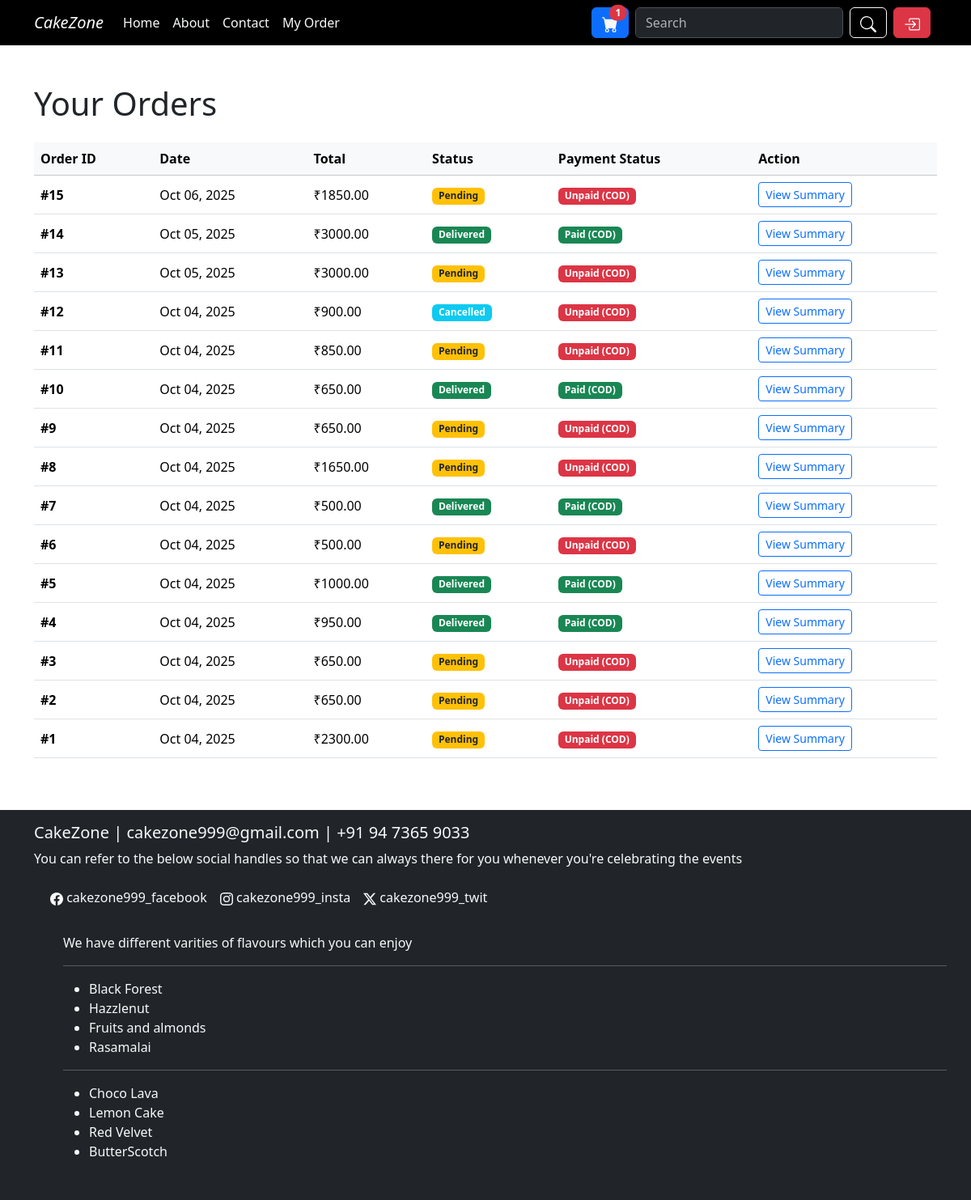
The page /app/order/track/ (signed in) on the database its author committed.
### cakeapp/models.py (models this page shows, shortened)
class Order(models.Model):
    STATUS_CHOICES = [
        ('Pending', 'Pending'),
        ('Paid', 'Paid'),
        ('Shipped', 'Shipped'),
        ('Delivered', 'Delivered'),
        ('Cancelled', 'Cancelled'),
    ]
    PAYMENT_STATUS_CHOICES = (
        ('Unpaid', 'Unpaid (COD)'),
        ('Paid', 'Paid (COD/Online)'),
        ('Failed', 'Payment Failed'),
        ('Refunded', 'Refunded'),
    )
    user = models.ForeignKey(User, on_delete=models.CASCADE)
    full_name = models.CharField(max_length=200, default="")
    address = models.TextField()
    city = models.CharField(max_length=100, default="")
    zipcode = models.CharField(max_length=20, default="")
    phone = models.CharField(max_length=20, default="")
    total_amount = models.DecimalField(max_digits=10, decimal_places=2)
    status = models.CharField(max_length=20, choices=STATUS_CHOICES, default="Pending")
    created_at = models.DateTimeField(auto_now_add=True)
    payment_status = models.CharField(
        max_length=20,
        choices=PAYMENT_STATUS_CHOICES,
        default='Unpaid'
    )

### cakeapp/views.py (the view)
# urls.py: path("order/track/", views.order_tracker, name="order_tracker"),
@login_required
def order_tracker(request):
    orders = Order.objects.filter(user=request.user).order_by('-created_at')
    return render(request, "order_tracker.html", {"orders": orders})

### cakeapp/context_processors.py (called while the page is built)
def cart_count(request):
    if request.user.is_authenticated:
        return {'cart_count': Cart.objects.filter(user=request.user).count()}
    return {'cart_count': 0}

### templates/order_tracker.html (shortened to what this page needs)
{% extends "base.html" %}
{% block content %}
<div class="container my-5">
    <h1 class="mb-4">Your Orders</h1>
    {% if orders %}
        <div class="table-responsive">
            <table class="table table-hover align-middle">
                <thead class="table-light">
                    <tr>
                        <th scope="col">Order ID</th>
                        <th scope="col">Date</th>
                        <th scope="col">Total</th>
                        <th scope="col">Status</th>
                        <th scope="col">Payment Status</th>
                        <th scope="col">Action</th>
                    </tr>
                </thead>
                <tbody>
                    {% for order in orders %}
                    <tr>
                        <td class="fw-bold">#{{ order.id }}</td>
                        <td>{{ order.created_at|date:"M d, Y" }}</td>
                        <td>₹{{ order.total_amount|floatformat:2 }}</td>
                        <td>
                            <span class="badge
                                {% if order.status == 'Delivered' %}bg-success{% elif order.status == 'Pending' %}bg-warning text-dark{% else %}bg-info{% endif %}">
                                {{ order.status }}
                            </span>
                        </td>
                        <td>
                            {% if order.status == 'Delivered' %}
                                <span class="badge bg-success">Paid (COD)</span>
                            {% else %}
                                <span class="badge bg-danger">Unpaid (COD)</span>
                            {% endif %}
                        </td>
                        <td>
                            <a href="{% url 'order_summary' order_id=order.id %}" class="btn btn-sm btn-outline-primary">
                                View Summary
                            </a>
                        </td>
                    </tr>
                    {% endfor %}
                </tbody>
            </table>
        </div>
    {% else %}
        <div class="alert alert-info">
            You haven't placed any orders yet. <a href="{% url 'home' %}" class="alert-link">Start shopping now!</a>
        </div>
    {% endif %}
</div>
{% endblock %}

### templates/base.html (style rules this page uses)
* { padding: 0; box-sizing: border-box; }

### rows shown on the page
Order: id "15", created_at "Oct 06, 2025", total_amount "1850.00", status "Pending", shows "Unpaid (COD)"
Order: id "14", created_at "Oct 05, 2025", total_amount "3000.00", status "Delivered", shows "Paid (COD)"
Order: id "13", created_at "Oct 05, 2025", total_amount "3000.00", status "Pending", shows "Unpaid (COD)"
Order: id "12", created_at "Oct 04, 2025", total_amount "900.00", status "Cancelled", shows "Unpaid (COD)"
Order: id "11", created_at "Oct 04, 2025", total_amount "850.00", status "Pending", shows "Unpaid (COD)"
Order: id "10", created_at "Oct 04, 2025", total_amount "650.00", status "Delivered", shows "Paid (COD)"
Order: id "9", created_at "Oct 04, 2025", total_amount "650.00", status "Pending", shows "Unpaid (COD)"
Order: id "8", created_at "Oct 04, 2025", total_amount "1650.00", status "Pending", shows "Unpaid (COD)"
Order: id "7", created_at "Oct 04, 2025", total_amount "500.00", status "Delivered", shows "Paid (COD)"
Order: id "6", created_at "Oct 04, 2025", total_amount "500.00", status "Pending", shows "Unpaid (COD)"
Order: id "5", created_at "Oct 04, 2025", total_amount "1000.00", status "Delivered", shows "Paid (COD)"
Order: id "4", created_at "Oct 04, 2025", total_amount "950.00", status "Delivered", shows "Paid (COD)"
Order: id "3", created_at "Oct 04, 2025", total_amount "650.00", status "Pending", shows "Unpaid (COD)"
Order: id "2", created_at "Oct 04, 2025", total_amount "650.00", status "Pending", shows "Unpaid (COD)"
Order: id "1", created_at "Oct 04, 2025", total_amount "2300.00", status "Pending", shows "Unpaid (COD)"

### other values the page prints
{{ cart_count }} "1"
